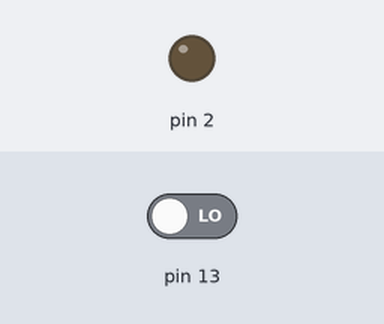
Recording of a sketch running on a simulated Arduino Uno, built with avr-gcc and run on an emulated ATmega328P. Parts: output pins drawn as LEDs (lit = HIGH). The test bench sets the inputs (shaded band); at power-on: pin 13 LOW.

Above: at 1.2 s.
1.3 s: pin 13 driven HIGH
At 2.5 s:
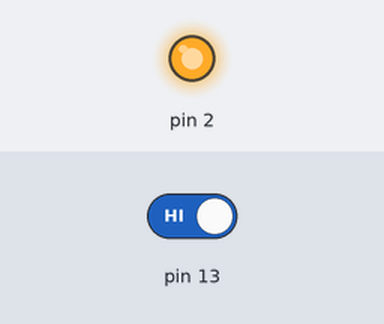
Timing chart, 0 to 4.3 s (numbered marks = the images above; inputs shaded):
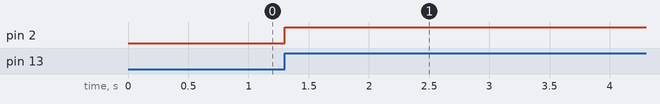

Measured:
- after the input at 1.3 s, pin 2: LOW → HIGH at once

The sketch:

PushButton_LED_toggler.ino
```cpp
//LED is off initially, once button is pushed LED lights up and stays on -> button pushed again, LED turns off.

enum STATE {INIT, NEXT_STATE} gState = INIT;
char buttonPressed = 0;
char prevState = 0;

void tick(void) {

  // transitions
  switch (gState) {
    case INIT:
      if (buttonPressed == 1 && prevState == 0) { //if the value of the initial state is 0(off) and a button is pressed(1), go to next state.
        gState = NEXT_STATE;
        }
      break;

    case NEXT_STATE:
      if (buttonPressed == 1 && prevState == 0) { //if no button is pressed (0) and then a button is pressed (1), go next state (off).
        gState = INIT;
        }
      break;
  }

  // actions
  switch (gState) {
    case INIT:
      digitalWrite (2, LOW);
      break;

    case NEXT_STATE:
      digitalWrite(2, HIGH);
      break;
  }
}

void setup() {
  pinMode(13, INPUT);
  pinMode(2, OUTPUT);

  digitalWrite(2, LOW);
}

void loop()
{
  buttonPressed = digitalRead(13);
  tick();
  prevState = buttonPressed;
  delay(100);
}
```
